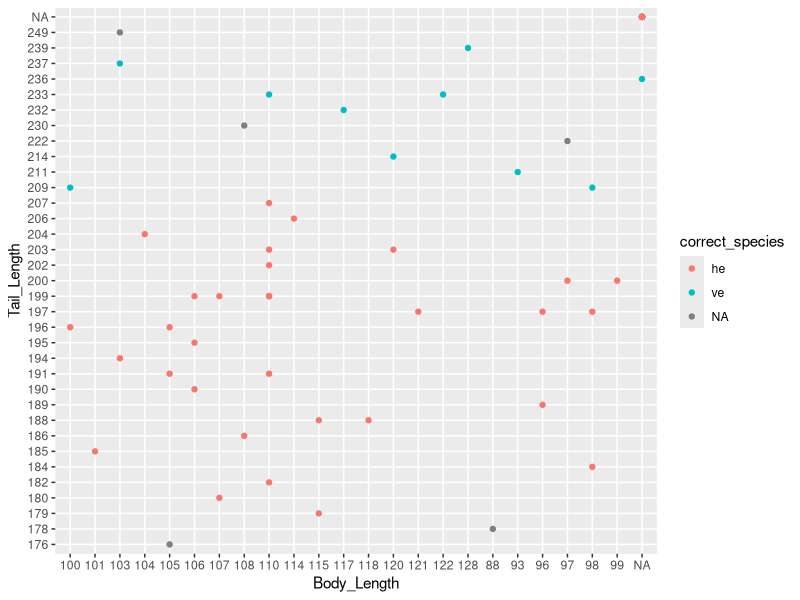
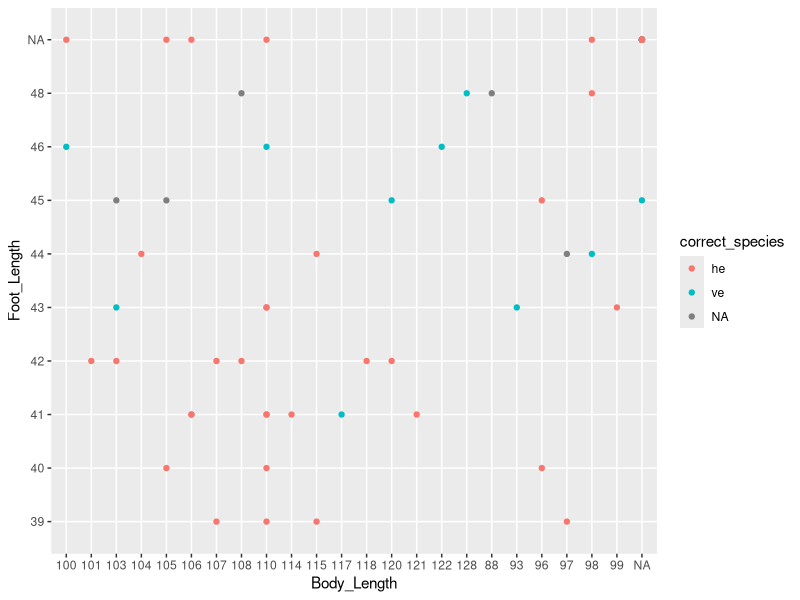
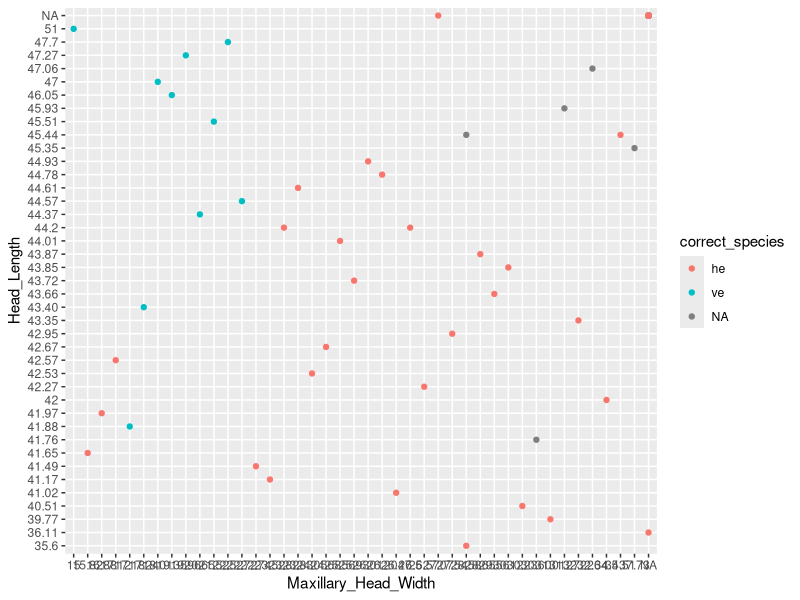
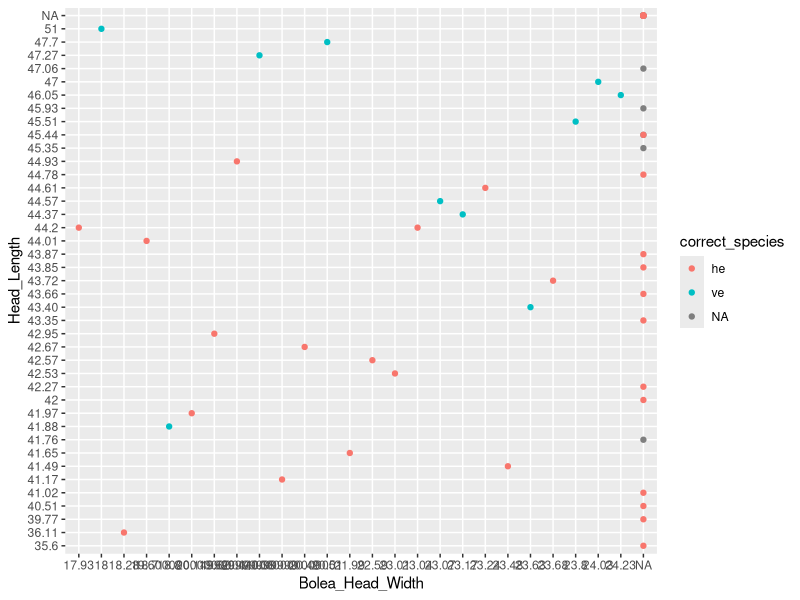
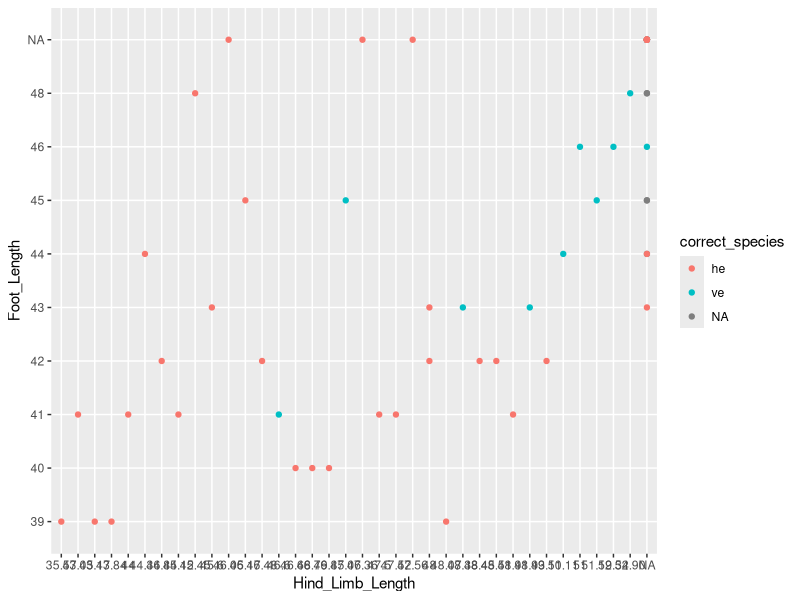
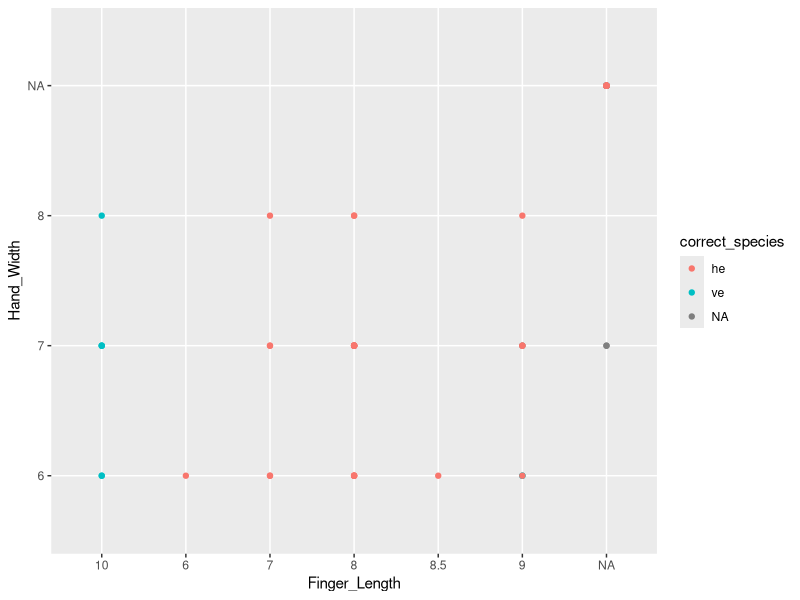
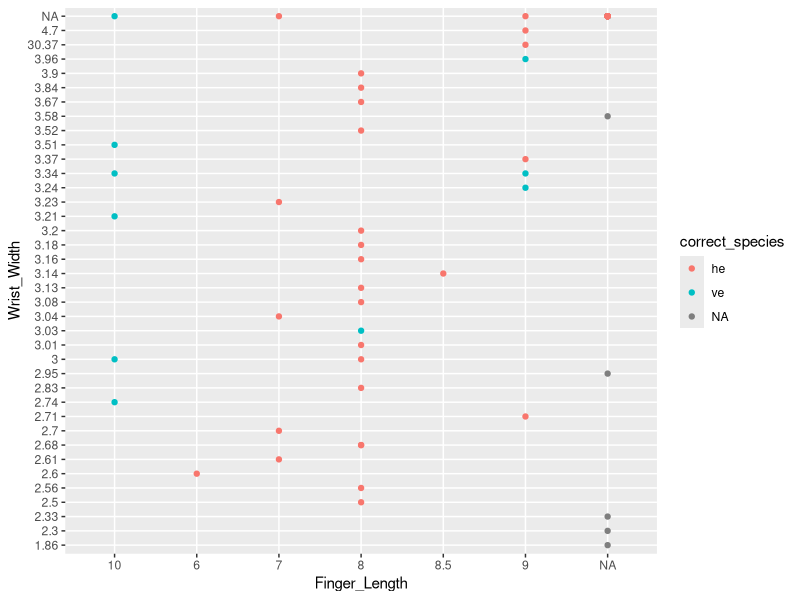
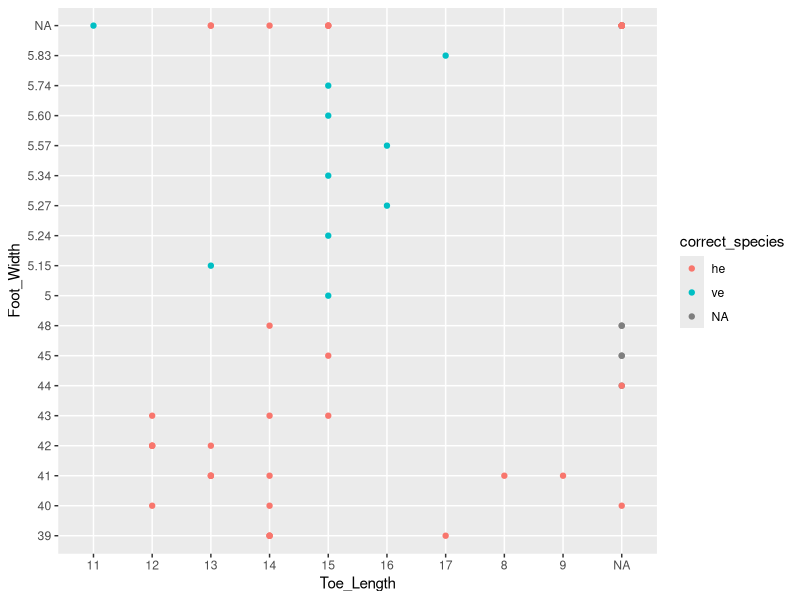

Write the R code that produced these figures, in order.
## ---- chunk 1
#installed readxl packages with #install.packages("read.xl"), & installed #rtools4.3 from online
#using the package
library(readxl)
#reading my tables and assigning them to a dataframe
table1 <- read_excel("postnovRAWkratdata.xlsx")
library(readxl)
table2 <- read_excel("PrenovRAWkratdata.xlsx")


## ---- chunk 2
#read excel spreadsheet edited from RAW data through excel
library(readxl)
clean_data_12_17 <-read_excel("cleanKratdata1217.xlsx")

## ---- chunk 3
df <- clean_data_12_17
library(tidyverse)
#Create new data frame with a new column assigning the correct species by observation date
newdf <- df |> mutate(correct_species=case_when(
  CreationDate >= "2025-11-8"~"ve",
  CreationDate >= "2025-7-12" ~ "he",
  CreationDate <= "2025-6-22" ~ "ve"))
Checkingsort <- newdf |> select(correct_species, CreationDate)
Checkingsort
#CreationDate == c("2025-7-12","2025-7-13","2025-10-19"###,"2025-10-18","2025-9-28") ~ "he"))
#Create code to plot to compare between species and sex
#body length vs tail length
ggplot(data = newdf, mapping = aes(x=Body_Length, y= Tail_Length, color = correct_species))+geom_point()
#scale_color_manual(values = c("deeppink3","blue"))+
#geom_smooth()
  
  #labs(title = "Is there sexual dimorphism in bison?",x = "age (years)", y = "weight #(kg)",color = "Sex")
## ---- chunk 4
#Foot length vs body length
ggplot(data = newdf, mapping = aes(x=Body_Length, y= Foot_Length, color = correct_species))+geom_point()
#max head width vs head length
ggplot(data = newdf, mapping = aes(x=Maxillary_Head_Width, y= Head_Length, color = correct_species))+geom_point()
#bolea head width vs head length
ggplot(data = newdf, mapping = aes(x=Bolea_Head_Width, y= Head_Length, color = correct_species))+geom_point()
#Hind limb length vs foot length
ggplot(data = newdf, mapping = aes(x=Hind_Limb_Length, y= Foot_Length, color = correct_species))+geom_point()
#finger length vs hand width
ggplot(data = newdf, mapping = aes(x=Finger_Length, y= Hand_Width, color = correct_species))+geom_point()
#finger length vs wrist width
ggplot(data = newdf, mapping = aes(x=Finger_Length, y= Wrist_Width, color = correct_species))+geom_point()
#Toe length vs foot width
ggplot(data = newdf, mapping = aes(x=Toe_Length, y= Foot_Width, color = correct_species))+geom_point()
#show foot width??? is the foot width missing a decimal in some places?!?!
newdf$Foot_Width
## ---- chunk 5
#ear length vs head length
ggplot(data = newdf, mapping = aes(x=Ear_Length_Notch, y= Head_Length, color = correct_species))+geom_point()
## ---- chunk 6
#seem to be catching much less males than females!!!!?!??
#make datasets that only include Males and then only include females due to krat sexual dimorphisms
newdf$Sex
maledf <- newdf |> filter(Sex == "Male")
femaledf <- newdf |> filter(Sex == "Female")
#male krats only ear length vs head length
ggplot(data = maledf , mapping = aes(x=Ear_Length_Notch, y= Head_Length, color = correct_species))+geom_point()

#female krats only ear-length vs head length
ggplot(data = femaledf , mapping = aes(x=Ear_Length_Notch, y= Head_Length, color = correct_species))+geom_point()
#female krats only--- wondering based on this graph if FORT ORD might have venustus???? tissue samples will be interesting!!! or else heermanni are just very variable esp.in these areas. There was a paper that said that FORT ORD would be good habitat for D. Venustus
#headlengthvs maxillary head width
  ggplot(data = femaledf , mapping = aes(x=Head_Length, y= Maxillary_Head_Width, color = correct_species))+geom_point()
#head length vs bolea head length
ggplot(data = femaledf , mapping = aes(x=Bolea_Head_Width, y= Head_Length, color = correct_species))+geom_point()
#bullae vs maxillary
ggplot(data = femaledf , mapping = aes(x=Bolea_Head_Width, y= Maxillary_Head_Width, color = correct_species))+geom_point()

#checking to make sure that species was sorted right into the correct_species column
newdf$correct_species
newdf$CreationDate
Checkingsort <- newdf |> select(correct_species, CreationDate)
Checkingsort
#figured out I missed a date at hastings wasnt sorted into species correctly--going back to fix it-- found typo where i said 7 and not 6 OOPS
